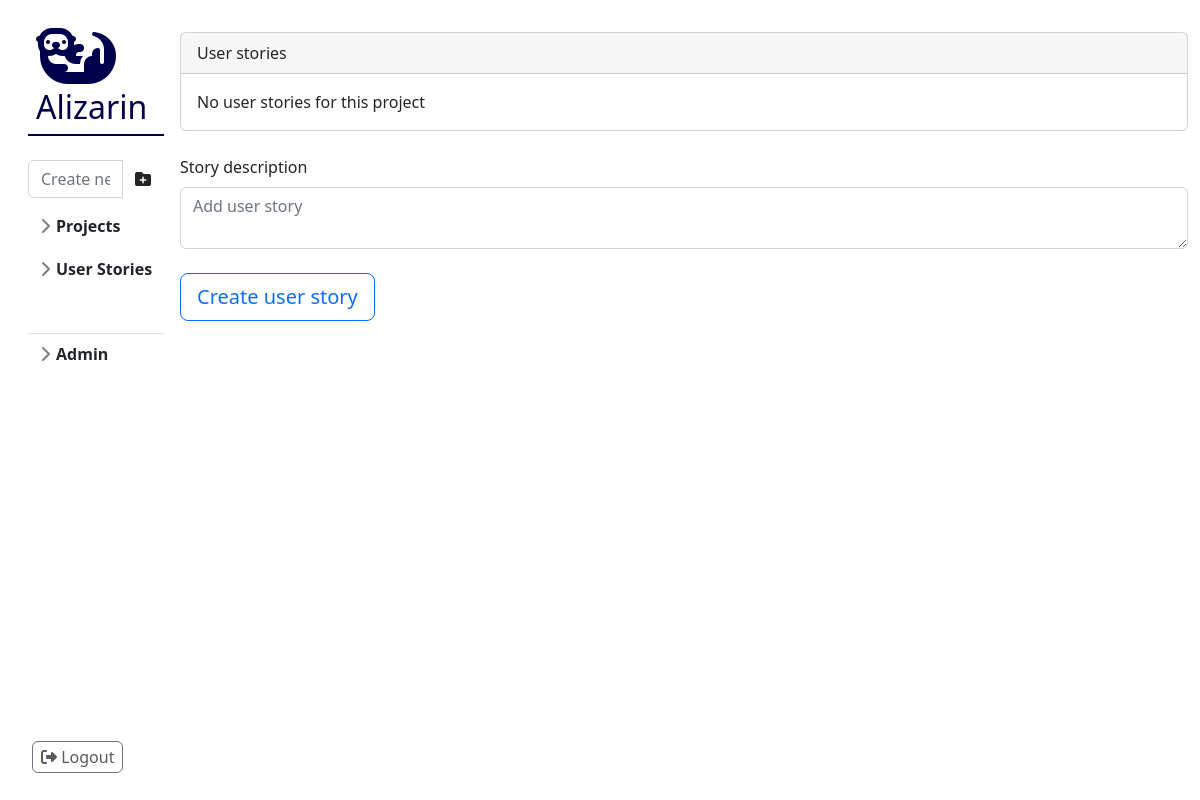
/story/1 (signed in), run on an earlier commit of the app's database.
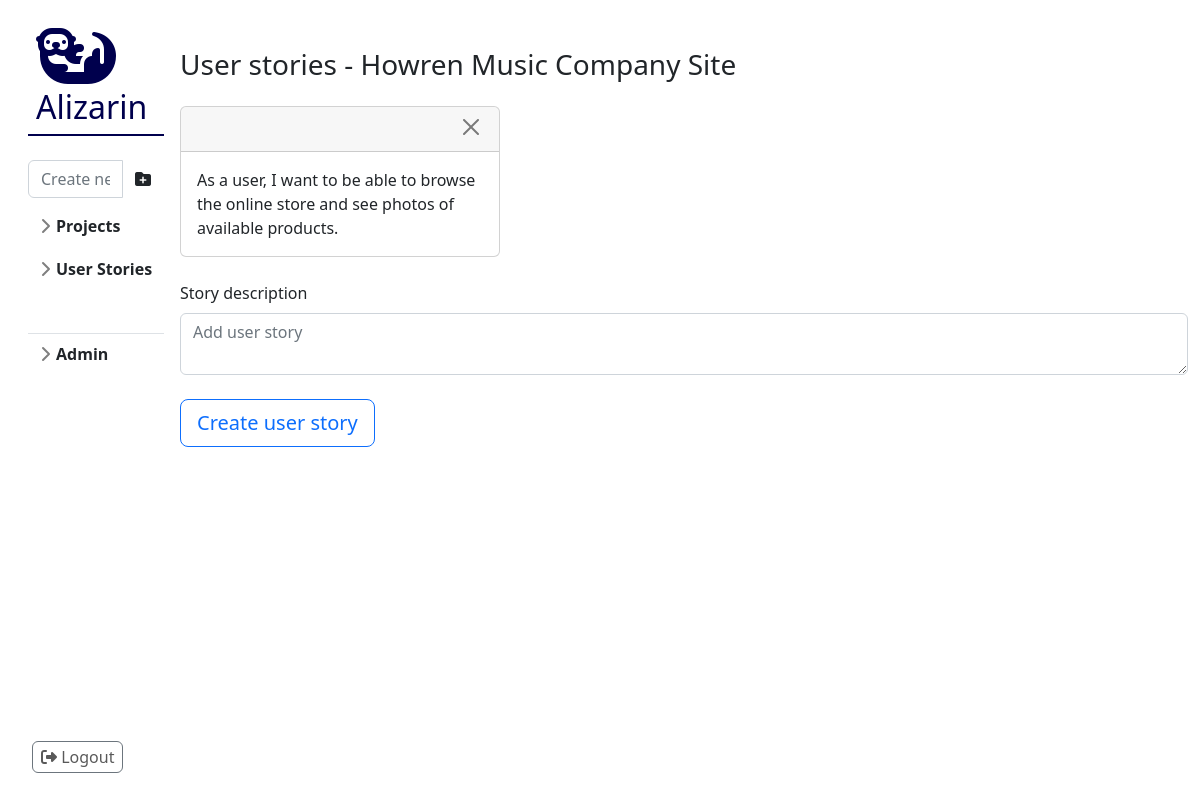
And on a later commit of the database.
### src/model/project.py (models this page shows, shortened)
class Project(db.Model):
    __tablename__: str = "projects"
    project_id = db.Column(db.Integer, primary_key=True)
    name: str = db.Column(db.String(128))
    users = db.relationship('User', secondary='project_users', back_populates='projects')
    created_by_id = db.Column(db.Integer, db.ForeignKey("users.user_id"))
    created_by = db.relationship('User')
    sprints = db.relationship("Sprint", back_populates="project")
    stories = db.relationship("Story", back_populates="project")
    created_at: datetime = db.Column(DateTime, default=datetime.utcnow)

### src/model/story.py (models this page shows, shortened)
class Story(db.Model):
    __tablename__ = "stories"
    story_id: int = db.Column(db.Integer, primary_key=True)
    content: str = db.Column(db.String(2048))
    project_id = db.Column(db.Integer, db.ForeignKey("projects.project_id"))
    project = db.relationship("Project", back_populates="stories")
    created_at: datetime = db.Column(DateTime, default=datetime.utcnow)

### app.py (the view)
@app.route('/story/<project_id>', methods=['POST', 'GET'])
def story(project_id):
    project_form = ProjectForm()
    user_story = UserStory()
    user = db.session.query(User).filter_by(user_id=session.get('user_id')).one()
    active_project = db.session.query(Project).filter_by(project_id=project_id).one()
    is_owner = (active_project.created_by.user_id is user.user_id)
    return render_template("app/story.html",
                           is_owner=is_owner,
                           project_form=project_form,
                           user_story=user_story,
                           active_project=active_project,
                           projects=user.projects)

### src/form.py
class ProjectForm(FlaskForm):
    class Meta:
        csrf = False
    name = StringField('Project name', validators=[Length(1, 32)])
    submit = SubmitField('Create project')

class UserStory(FlaskForm):
    class Meta:
        csrf = False
    content = TextAreaField('Story description', validators=[Length(1, 1024)])
    submit = SubmitField('Create user story')

### templates/app/story.html (shortened to what this page needs)
{% extends 'app/layout/default.html' %}
{% block stylesheets %}
    <link rel="stylesheet" href="{{ url_for('static', filename='css/app/projects.css') }}">
{% endblock %}
{% block content %}
    {% if active_project.stories|length > 0 %}
        <div class="row mt-3 mb-3">
            <div class="col-8">
                <h3>User stories - {{ active_project.name }}</h3>
            </div>
        </div>
        <div class="row">
            {% for s in active_project.stories %}
                <div class="col-4">
                    <div class="card">
                        <div class="card-header">
                             <a href="{{ url_for('story_delete', project_id=active_project.project_id, story_id=s.story_id) }}"
                                               class="btn btn-close float-end mb-1" role="button"
                                               aria-label="Close"></a>
                        </div>
                        <div class="card-body">
                            <div class="card-text">{{ s.content }}</div>
                        </div>
                    </div>
                </div>
            {% endfor %}
        </div>
    {% else %}
        <div class="card">
            <div class="card-header">User stories</div>
            <div class="card-body">
                <p class="card-text">No user stories for this project</p>
            </div>
        </div>
    {% endif %}
    <div class="row my-4">
        <form method="POST" action="{{ url_for('story_add', project_id=active_project.project_id) }}">
            {{ user_story.content.label(class_="mb-2") }}
            {{ user_story.content(class_="form-control", placeholder_="Add user story") }}
            {{ user_story.submit(class_="btn btn-lg btn-outline-primary btn-block my-4") }}
        </form>
    </div>
{% endblock %}

### templates/app/layout/default.html (shortened to what this page needs)
<!DOCTYPE html>
<html lang="en">
<head>
    <link href="https://cdn.jsdelivr.net/npm/bootstrap@5.2.3/dist/css/bootstrap.min.css" rel="stylesheet">
    <link rel="stylesheet" href="{{ url_for('static', filename='css/app/layout/default.css') }}">
    <link rel="stylesheet" href="{{ url_for('static', filename='css/app/layout/sidebar.css') }}">
    {% block stylesheets %}{% endblock %}
</head>
<body>
<div class="container-fluid layout">
    {% include 'app/layout/sidebar.html' %}
    <main class="content">
        {% block content %} {% endblock %}
    </main>
</div>
</body>
</html>

### templates/app/layout/sidebar.html (shortened to what this page needs)
<aside class="sidebar">
    <div id="sidebar" class="offcanvas-sm offcanvas-start">
        <div class="offcanvas-body">
            <nav class="">
                <h2 class="sidebar-title">
                    <i class="fa-solid fa-otter fa-2x icon"></i>
                    <span>Alizarin</span>
                </h2>
                <ul class="sidebar-items list-unstyled">
                    <li class="sidebar-group">
                        <form class="d-block" action="{{ url_for('project_add') }}" method=post id="project-add"
                              name="projectadd">
                            <div class="input-group mt-0">
                                {{ project_form.name(class_="form-control ", placeholder_="Create new") }}
                                <button type="submit" class="btn btn-default">
                                    <i class="fa-solid fa-folder-plus fa"></i>
                                </button>
                            </div>
                        </form>
                    </li>
                    <li class="sidebar-group">
                        <button class="btn expand d-inline-flex align-items-center rounded w-100"
                                data-bs-toggle="collapse" data-bs-target="#projects-collapse" aria-expanded="false">
                            Projects
                        </button>
                    </li>
                    <li class="sidebar-group">
                        <button class="btn expand d-inline-flex align-items-center rounded w-100"
                                data-bs-toggle="collapse" data-bs-target="#stories-collapse" aria-expanded="false">
                            User Stories
                        </button>
                    </li>
                    {% if is_owner %}
                        <li class="border-bottom mt-5 mb-1"></li>
                        <li class="sidebar-group">
                            <button class="btn expand d-inline-flex align-items-center rounded w-100"
                                    data-bs-toggle="collapse" data-bs-target="#admin-collapse" aria-expanded="false">
                                Admin
                            </button>
                        </li>
                        <li class="sidebar-group last">
                            <a class="list-item btn btn-outline-secondary">
                                <span class="fa fa-sign-out"></span>
                                Logout
                            </a>
                        </li>
                    {% endif %}
                </ul>
            </nav>
        </div>
    </div>
</aside>

### static/css/app/layout/default.css (style rules this page uses)
* { padding: 0; margin: 0; }
.layout { width: 100vw; height: 100vh; display: grid; grid-template-areas: "sidebar main"; grid-template-columns: 1fr 6fr; }
.content { padding: 0; margin: 2rem 0 0 0; grid-row-start: main; grid-row-end: main; grid-column-start: main; grid-column-end: main; }

### static/css/app/layout/sidebar.css (style rules this page uses)
.sidebar { grid-row-start: sidebar; grid-row-end: sidebar; grid-column-start: sidebar; grid-column-end: sidebar; }
.sidebar { padding: 0; margin: 0; position: sticky; display: block !important; overflow-y: auto; }
.sidebar-title { margin: 1rem; padding: 8px; color: rgb(0, 0, 77); border-bottom: solid 2px rgb(0, 0, 77); }
.sidebar-items { padding: .5rem 1rem; }
.sidebar-items .last { position: absolute; width: 100%; left: 0; bottom: 16px; }
.icon { vertical-align: middle; font-size: 64px; color: rgb(0, 0, 77) }
.sidebar-group { margin-bottom: .70rem; }
.sidebar .expand::before { width: 1.25em; line-height: 0; transition: transform 0.35s ease; transform-origin: .5em 50%; }
.sidebar .expand { padding: .25rem .5rem; font-weight: 600; border: 0; }
.list-item { padding: .1875rem .5rem; margin-top: .125rem; margin-left: 1.25rem; color: rgba(0,0,0,0.65); text-decoration: none; }

What changed in the data, as far as the page shows it:
now on this page (row unchanged): Project: name "Howren Music Company Site"
added Story: content "As a user, I want to be able to browse the online store and see photos of available products."
Also different on the page:
text no longer shown: "User stories No user stories for this project"
text now shown: "User stories -"
